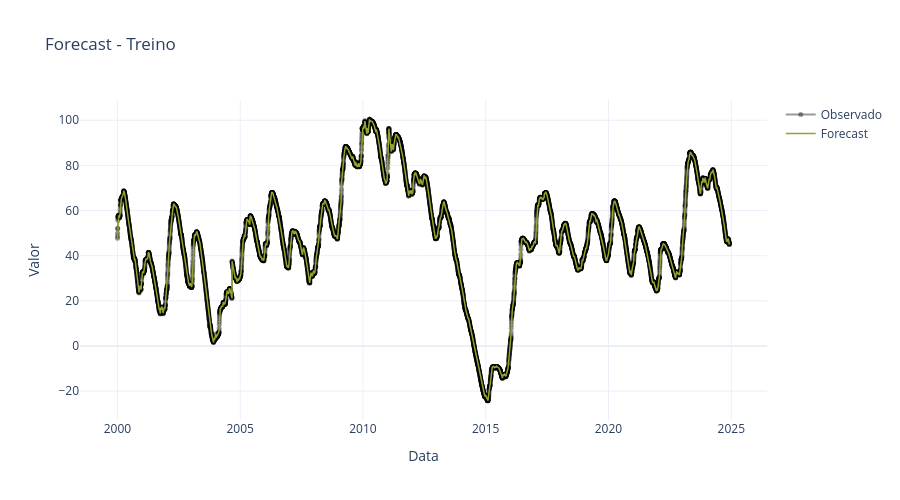
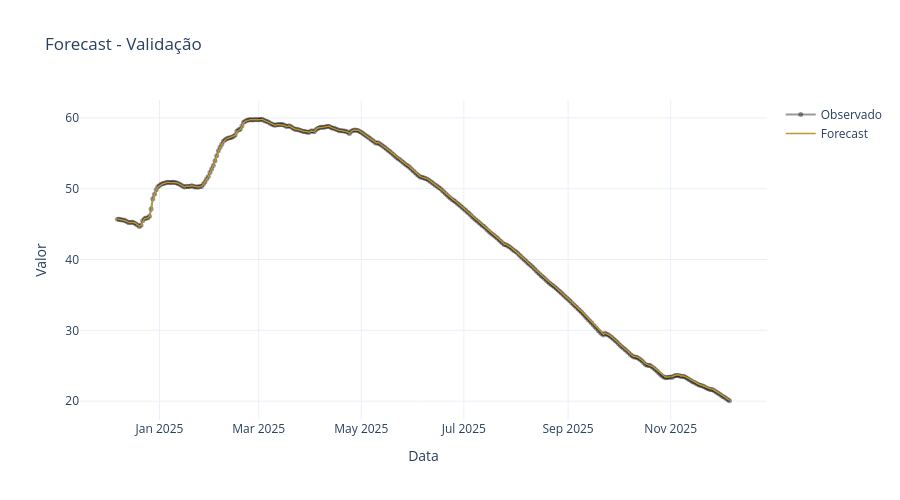

Notebook source saved alongside these figures, in order:
### Code cell
dummy = DummyRegressor(strategy="constant", constant=0)

model1 = HybridRecursive(LinearRegression(fit_intercept=False), dummy, lags=1)
model1.fit(X_train_rec, y_train_rec)
model1.calculate_lags(X_valid_rec)

y_fit = model1.predict(X_train_rec)
y_pred = model1.predict(X_valid_rec)

metric = calculate_metrics(
  y.loc[y_fit.index],
  y.loc[y_pred.index],
  y_fit.squeeze(),
  y_pred.squeeze()
)
display(metric)

fig1 = plot_plotly(
  y.loc[y_fit.index],
  y_fit,
  title="Forecast - Treino",
  showlegend=True
)

fig2 = plot_plotly(
  y.loc[y_pred.index],
  y_pred,
  title="Forecast - Validação",
  showlegend=True
)

### Figure 1 — Plotly figure (JSON) as saved in the notebook; plotly's stock layout.template omitted (floating-point values rounded to 4 significant figures; data arrays with more than 128 entries replaced by an {"elided": "..."} marker saying what was removed)
{"data": [{"line": {"color": "rgba(0, 0, 0, 0.4)", "width": 2}, "marker": {"size": 5}, "mode": "markers+lines", "name": "Observado", "type": "scatter", "x": {"elided": "9106 str values"}, "y": {"elided": "9106 float values"}}, {"line": {"color": "rgb(150, 163, 49)", "width": 1.5}, "mode": "lines", "name": "Forecast", "type": "scatter", "x": {"elided": "9106 str values"}, "y": {"elided": "9106 float values"}}], "layout": {"height": 500, "hovermode": false, "showlegend": true, "title": {"text": "Forecast - Treino"}, "xaxis": {"title": {"text": "Data"}}, "yaxis": {"title": {"text": "Valor"}}}}

### Figure 2 — Plotly figure (JSON) as saved in the notebook; plotly's stock layout.template omitted (floating-point values rounded to 4 significant figures; data arrays with more than 128 entries replaced by an {"elided": "..."} marker saying what was removed)
{"data": [{"line": {"color": "rgba(0, 0, 0, 0.4)", "width": 2}, "marker": {"size": 5}, "mode": "markers+lines", "name": "Observado", "type": "scatter", "x": {"elided": "365 str values"}, "y": {"elided": "365 float values"}}, {"line": {"color": "rgb(191, 150, 49)", "width": 1.5}, "mode": "lines", "name": "Forecast", "type": "scatter", "x": {"elided": "365 str values"}, "y": {"elided": "365 float values"}}], "layout": {"height": 500, "hovermode": false, "showlegend": true, "title": {"text": "Forecast - Validação"}, "xaxis": {"title": {"text": "Data"}}, "yaxis": {"title": {"text": "Valor"}}}}
